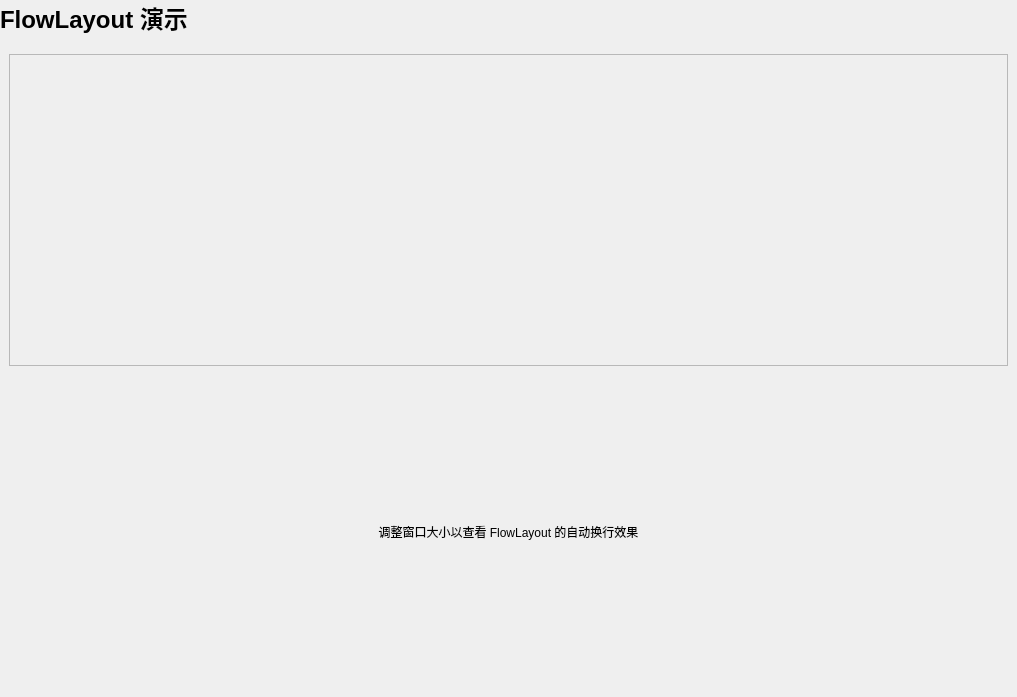
<?xml version="1.0" encoding="UTF-8"?>
<ui version="4.0">
 <class>FlowLayoutPage</class>
 <widget class="QWidget" name="FlowLayoutPage">
  <property name="geometry">
   <rect>
    <x>0</x>
    <y>0</y>
    <width>1017</width>
    <height>697</height>
   </rect>
  </property>
  <property name="windowTitle">
   <string>FlowLayout 演示</string>
  </property>
  <layout class="QVBoxLayout" name="mainLayout">
   <property name="spacing">
    <number>10</number>
   </property>
   <property name="leftMargin">
    <number>0</number>
   </property>
   <property name="topMargin">
    <number>0</number>
   </property>
   <property name="rightMargin">
    <number>0</number>
   </property>
   <property name="bottomMargin">
    <number>0</number>
   </property>
   <item>
    <widget class="QLabel" name="titleLabel">
     <property name="font">
      <font>
       <pointsize>18</pointsize>
       <bold>true</bold>
      </font>
     </property>
     <property name="text">
      <string>FlowLayout 演示</string>
     </property>
    </widget>
   </item>
   <item>
    <widget class="QScrollArea" name="scrollArea">
     <property name="widgetResizable">
      <bool>true</bool>
     </property>
     <property name="frameShape">
      <enum>QFrame::NoFrame</enum>
     </property>
     <widget class="QWidget" name="scrollAreaWidgetContents">
      <property name="geometry">
       <rect>
        <x>0</x>
        <y>0</y>
        <width>1017</width>
        <height>647</height>
       </rect>
      </property>
      <layout class="QVBoxLayout" name="scrollAreaLayout">
       <property name="spacing">
        <number>10</number>
       </property>
       <item>
        <widget class="QFrame" name="flowLayoutContainer">
         <property name="frameShape">
          <enum>QFrame::StyledPanel</enum>
         </property>
         <property name="frameShadow">
          <enum>QFrame::Sunken</enum>
         </property>
        </widget>
       </item>
       <item>
        <widget class="QLabel" name="descriptionLabel">
         <property name="text">
          <string>调整窗口大小以查看 FlowLayout 的自动换行效果</string>
         </property>
         <property name="alignment">
          <set>Qt::AlignCenter</set>
         </property>
        </widget>
       </item>
      </layout>
     </widget>
    </widget>
   </item>
  </layout>
 </widget>
 <resources/>
 <connections/>
</ui>
